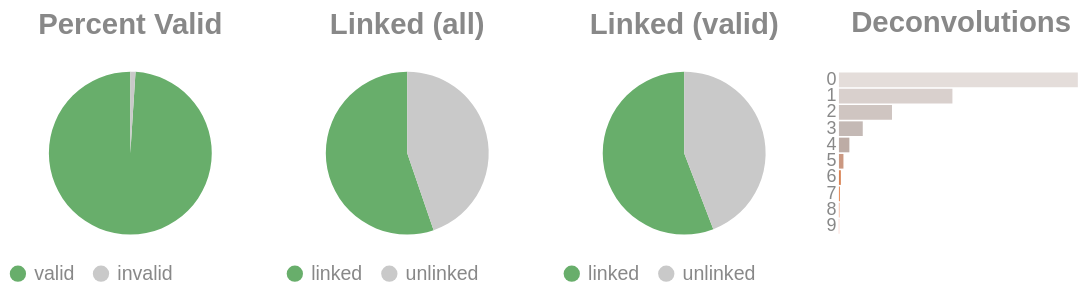

This figure's notebook cell:
### Code cell
if SKIPLR:
    pass
else:
    clash = Counter()
    for i in valids['molecule'].to_list():
        _mol = i.split("-")
        if len(_mol) == 1:
            clash.update('0')
        else:
            clash.update(_mol[-1])

    _d = {"deconvolutions": [], 'count': []}
    for k,v in clash.items():
        _d['deconvolutions'].append(k)
        _d['count'].append(v)

    tot_valid = valids['reads'].sum()
    mask = valids['reads'] >= 2
    n_linked_reads = valids.filter(mask)['reads'].sum()
    if n_linked_reads == 0:
        print_html("No linked molecules (>=2 reads) were detected; skipping linked-only distributions.")
        SKIPLR = True
    else:
        perc_valid = round(tot_valid / n_reads, 4)
        linked_perc_abs = round(n_linked_reads / n_reads, 4)
        linked_perc = round(n_linked_reads / tot_valid, 4)

    _valid = pl.DataFrame({"valids": ['valid', 'invalid'], "count": [tot_valid, n_reads - tot_valid]})
    _linked_abs = pl.DataFrame({"linked (absolute)": ['linked', 'unlinked'], "count": [n_linked_reads, n_reads - n_linked_reads]})
    _linked_rel = pl.DataFrame({"linked (valids)": ['linked', 'unlinked'], "count": [n_linked_reads, tot_valid - n_linked_reads]})

    (
        alt.hconcat(
            piechart(_valid, goodval = 'valid', title = "Percent Valid"),
            piechart(_linked_abs, goodval = "linked", title =  "Linked (all)"),
            piechart(_linked_rel, goodval = "linked", title =  "Linked (valid)"),
            convolutionbar(pl.DataFrame(_d), title = "Deconvolutions"),
            center = True,
            bounds = 'flush'
        )
        .resolve_scale(color='independent')
        .resolve_legend('independent')
        .properties(usermeta={'embedOptions': {"actions": False}})
    ).display()

### Figure 1 — Vega-Lite specification as saved in the notebook (floating-point values rounded to 4 significant figures)
{"width": "container", "height": 400, "config": {"title": {"anchor": "start", "dy": -15, "fontSize": 18, "color": "#888888", "subtitleColor": "#888888", "subtitleFontSize": 14}, "arc": {"fill": "#0072B2"}, "axis": {"domainColor": "#888888", "domainWidth": 0.5, "gridWidth": 0.2, "grid": false, "titleFontWeight": 400, "titleFontSize": 15, "labelFontSize": 11, "labelColor": "#888888", "tickColor": "#888888", "tickWidth": 0.2, "titleColor": "#888888"}, "axisBand": {"grid": false}, "axisX": {"grid": true, "tickSize": 10, "domainCap": "round"}, "axisY": {"domain": false, "grid": true, "tickSize": 0, "domainCap": "round"}, "background": "transparent", "header": {"labelFontSize": 15, "labelColor": "#888888", "titleFontSize": 15, "titleFontWeight": 600, "titleColor": "#888888"}, "legend": {"labelFont": "sans-serif", "labelFontSize": 12, "labelColor": "#888888", "symbolSize": 100, "symbolType": "circle", "titleFontSize": 12, "titlePadding": 10, "titleColor": "#888888", "title": null}, "range": {"category": ["#E69F00", "#56B4E9", "#009E73", "#F0E442", "#0072B2", "#D55E00", "#CC79A7", "#000000"], "diverging": ["#cfe8f3", "#a2d4ec", "#73bfe2", "#46abdb", "#1696d2", "#12719e"]}, "area": {"fill": "#0072B2", "fillOpacity": 0.7, "line": true, "strokeOpacity": 0.7}, "line": {"color": "#0072B2", "stroke": "#0072B2", "strokeWidth": 2}, "trail": {"color": "#0072B2", "stroke": "#0072B2", "strokeWidth": 0, "size": 1}, "point": {"filled": true, "fillOpacity": 1.0, "size": 95}, "text": {"color": "#888888", "fontSize": 11, "align": "right", "fontWeight": 400, "size": 11}, "bar": {"fill": "#0072B2", "stroke": null}, "view": {"stroke": null, "continuousWidth": 660, "continuousHeight": 400}}, "hconcat": [{"data": {"name": "data-6ebee4b56a3aa15511be2c8fbe528cbe"}, "mark": {"type": "arc"}, "encoding": {"color": {"field": "valids", "legend": {"orient": "bottom", "title": null}, "scale": {"domain": ["valid", "invalid"], "range": ["#68ae6b", "#C9C9C9"]}, "title": "Valids", "type": "nominal"}, "theta": {"field": "count", "type": "quantitative"}, "tooltip": [{"field": "valids", "title": "Valids", "type": "ordinal"}, {"field": "percent", "format": ".2%", "title": "Percent", "type": "quantitative"}, {"field": "count", "title": "Count", "type": "quantitative"}]}, "height": 100, "title": {"text": "Percent Valid", "align": "center", "anchor": "middle"}, "transform": [{"calculate": "datum.count / 3785101", "as": "percent"}], "width": 150}, {"data": {"name": "data-ee662281bcff8c766a6a19ee86527f25"}, "mark": {"type": "arc"}, "encoding": {"color": {"field": "linked (absolute)", "legend": {"orient": "bottom", "title": null}, "scale": {"domain": ["linked", "unlinked"], "range": ["#68ae6b", "#C9C9C9"]}, "title": "Linked (Absolute)", "type": "nominal"}, "theta": {"field": "count", "type": "quantitative"}, "tooltip": [{"field": "linked (absolute)", "title": "Linked (Absolute)", "type": "ordinal"}, {"field": "percent", "format": ".2%", "title": "Percent", "type": "quantitative"}, {"field": "count", "title": "Count", "type": "quantitative"}]}, "height": 100, "title": {"text": "Linked (all)", "align": "center", "anchor": "middle"}, "transform": [{"calculate": "datum.count / 3785101", "as": "percent"}], "width": 150}, {"data": {"name": "data-dc0c09bb9ddef1a2c5c45f7ec7a208b9"}, "mark": {"type": "arc"}, "encoding": {"color": {"field": "linked (valids)", "legend": {"orient": "bottom", "title": null}, "scale": {"domain": ["linked", "unlinked"], "range": ["#68ae6b", "#C9C9C9"]}, "title": "Linked (Valids)", "type": "nominal"}, "theta": {"field": "count", "type": "quantitative"}, "tooltip": [{"field": "linked (valids)", "title": "Linked (Valids)", "type": "ordinal"}, {"field": "percent", "format": ".2%", "title": "Percent", "type": "quantitative"}, {"field": "count", "title": "Count", "type": "quantitative"}]}, "height": 100, "title": {"text": "Linked (valid)", "align": "center", "anchor": "middle"}, "transform": [{"calculate": "datum.count / 3746412", "as": "percent"}], "width": 150}, {"data": {"name": "data-28aabeb8951118e0522decf36f3e9ab0"}, "mark": {"type": "bar"}, "encoding": {"color": {"field": "deconvolutions", "legend": null, "scale": {"scheme": "lightgreyred"}, "type": "nominal"}, "tooltip": [{"field": "deconvolutions", "title": "Deconvolutions", "type": "ordinal"}, {"field": "percent", "format": ".2%", "title": "Percent", "type": "quantitative"}, {"field": "count", "title": "Count", "type": "quantitative"}], "x": {"axis": null, "field": "count", "type": "quantitative"}, "y": {"field": "deconvolutions", "sort": "ascending", "title": null, "type": "nominal"}}, "height": 100, "title": {"text": "Deconvolutions", "align": "center", "anchor": "middle"}, "transform": [{"calculate": "datum.count / 2380501", "as": "percent"}], "width": 150}], "bounds": "flush", "center": true, "resolve": {"legend": {"angle": "independent"}, "scale": {"color": "independent"}}, "usermeta": {"embedOptions": {"actions": false}}, "$schema": "https://vega.github.io/schema/vega-lite/v6.4.1.json", "datasets": {"data-6ebee4b56a3aa15511be2c8fbe528cbe": [{"valids": "valid", "count": 3746412}, {"valids": "invalid", "count": 38689}], "data-ee662281bcff8c766a6a19ee86527f25": [{"linked (absolute)": "linked", "count": 2091274}, {"linked (absolute)": "unlinked", "count": 1693827}], "data-dc0c09bb9ddef1a2c5c45f7ec7a208b9": [{"linked (valids)": "linked", "count": 2091274}, {"linked (valids)": "unlinked", "count": 1655138}], "data-28aabeb8951118e0522decf36f3e9ab0": [{"deconvolutions": "0", "count": 1271050}, {"deconvolutions": "1", "count": 603747}, {"deconvolutions": "2", "count": 282315}, {"deconvolutions": "3", "count": 126733}, {"deconvolutions": "4", "count": 55550}, {"deconvolutions": "5", "count": 23977}, {"deconvolutions": "6", "count": 10218}, {"deconvolutions": "7", "count": 4287}, {"deconvolutions": "8", "count": 1822}, {"deconvolutions": "9", "count": 802}]}}
